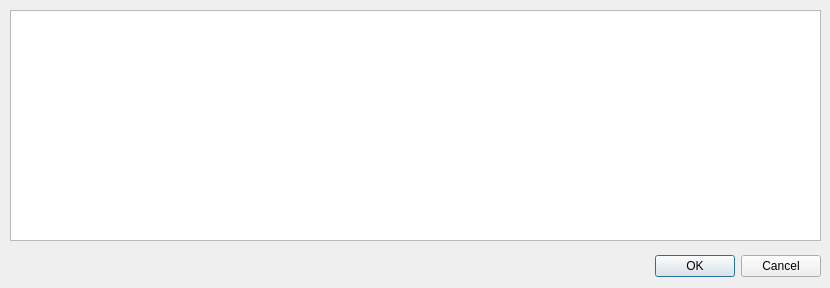
<?xml version="1.0" encoding="UTF-8"?>
<ui version="4.0">
 <class>geocoderDialog</class>
 <widget class="QDialog" name="geocoderDialog">
  <property name="geometry">
   <rect>
    <x>0</x>
    <y>0</y>
    <width>830</width>
    <height>288</height>
   </rect>
  </property>
  <property name="windowTitle">
   <string>Geocoder</string>
  </property>
  <widget class="QDialogButtonBox" name="button_box">
   <property name="geometry">
    <rect>
     <x>480</x>
     <y>250</y>
     <width>341</width>
     <height>32</height>
    </rect>
   </property>
   <property name="orientation">
    <enum>Qt::Horizontal</enum>
   </property>
   <property name="standardButtons">
    <set>QDialogButtonBox::Cancel|QDialogButtonBox::Ok</set>
   </property>
  </widget>
  <widget class="QTableWidget" name="tableWidget">
   <property name="geometry">
    <rect>
     <x>10</x>
     <y>10</y>
     <width>811</width>
     <height>231</height>
    </rect>
   </property>
  </widget>
 </widget>
 <resources/>
 <connections>
  <connection>
   <sender>button_box</sender>
   <signal>accepted()</signal>
   <receiver>geocoderDialog</receiver>
   <slot>accept()</slot>
   <hints>
    <hint type="sourcelabel">
     <x>20</x>
     <y>20</y>
    </hint>
    <hint type="destinationlabel">
     <x>20</x>
     <y>20</y>
    </hint>
   </hints>
  </connection>
  <connection>
   <sender>button_box</sender>
   <signal>rejected()</signal>
   <receiver>geocoderDialog</receiver>
   <slot>reject()</slot>
   <hints>
    <hint type="sourcelabel">
     <x>20</x>
     <y>20</y>
    </hint>
    <hint type="destinationlabel">
     <x>20</x>
     <y>20</y>
    </hint>
   </hints>
  </connection>
 </connections>
</ui>
